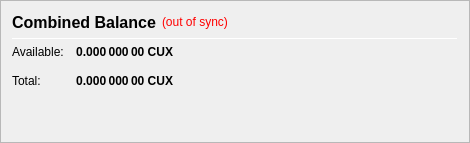
                   <widget class="QFrame" name="frame_CombinedBalances">
                    <property name="minimumSize">
                     <size>
                      <width>470</width>
                      <height>0</height>
                     </size>
                    </property>
                    <property name="frameShape">
                     <enum>QFrame::StyledPanel</enum>
                    </property>
                    <property name="frameShadow">
                     <enum>QFrame::Raised</enum>
                    </property>
                    <layout class="QVBoxLayout" name="verticalLayout_5">
                     <item>
                      <layout class="QHBoxLayout" name="horizontalLayout_5" stretch="0,0,0">
                       <item>
                        <widget class="QLabel" name="label_5z">
                         <property name="minimumSize">
                          <size>
                           <width>0</width>
                           <height>20</height>
                          </size>
                         </property>
                         <property name="font">
                          <font>
                           <pointsize>12</pointsize>
                           <weight>75</weight>
                           <bold>true</bold>
                          </font>
                         </property>
                         <property name="toolTip">
                          <string>Combined Balance (including unconfirmed and immature coins)</string>
                         </property>
                         <property name="text">
                          <string>Combined Balance</string>
                         </property>
                        </widget>
                       </item>
                       <item>
                        <widget class="QLabel" name="labelWalletStatus">
                         <property name="cursor">
                          <cursorShape>WhatsThisCursor</cursorShape>
                         </property>
                         <property name="toolTip">
                          <string>The displayed information may be out of date. Your wallet automatically synchronizes with the CruxCoin network after a connection is established, but this process has not completed yet.</string>
                         </property>
                         <property name="styleSheet">
                          <string notr="true">QLabel { color: red; }</string>
                         </property>
                         <property name="text">
                          <string notr="true">(out of sync)</string>
                         </property>
                         <property name="alignment">
                          <set>Qt::AlignLeading|Qt::AlignLeft|Qt::AlignVCenter</set>
                         </property>
                        </widget>
                       </item>
                       <item>
                        <spacer name="horizontalSpacer_1">
                         <property name="orientation">
                          <enum>Qt::Horizontal</enum>
                         </property>
                         <property name="sizeHint" stdset="0">
                          <size>
                           <width>40</width>
                           <height>20</height>
                          </size>
                         </property>
                        </spacer>
                       </item>
                      </layout>
                     </item>
                     <item>
                      <widget class="Line" name="line_CombinedBalance">
                       <property name="minimumSize">
                        <size>
                         <width>0</width>
                         <height>1</height>
                        </size>
                       </property>
                       <property name="maximumSize">
                        <size>
                         <width>16777215</width>
                         <height>1</height>
                        </size>
                       </property>
                       <property name="orientation">
                        <enum>Qt::Horizontal</enum>
                       </property>
                      </widget>
                     </item>
                     <item>
                      <layout class="QGridLayout" name="gridLayout_3">
                       <property name="spacing">
                        <number>12</number>
                       </property>
                       <item row="1" column="0">
                        <widget class="QLabel" name="labelBalanceTextz">
                         <property name="text">
                          <string>Available:</string>
                         </property>
                        </widget>
                       </item>
                       <item row="1" column="1">
                        <widget class="QLabel" name="labelBalancez">
                         <property name="font">
                          <font>
                           <weight>75</weight>
                           <bold>true</bold>
                          </font>
                         </property>
                         <property name="cursor">
                          <cursorShape>IBeamCursor</cursorShape>
                         </property>
                         <property name="toolTip">
                          <string>Your current spendable balance</string>
                         </property>
                         <property name="text">
                          <string notr="true">0.000 000 00 CUX</string>
                         </property>
                         <property name="alignment">
                          <set>Qt::AlignRight|Qt::AlignTrailing|Qt::AlignVCenter</set>
                         </property>
                         <property name="textInteractionFlags">
                          <set>Qt::LinksAccessibleByMouse|Qt::TextSelectableByKeyboard|Qt::TextSelectableByMouse</set>
                         </property>
                        </widget>
                       </item>
                       <item row="2" column="0">
                        <widget class="QLabel" name="labelTotalTextz">
                         <property name="text">
                          <string>Total:</string>
                         </property>
                        </widget>
                       </item>
                       <item row="2" column="1">
                        <widget class="QLabel" name="labelTotalz">
                         <property name="font">
                          <font>
                           <weight>75</weight>
                           <bold>true</bold>
                          </font>
                         </property>
                         <property name="cursor">
                          <cursorShape>IBeamCursor</cursorShape>
                         </property>
                         <property name="toolTip">
                          <string>Total Balance, including all unavailable coins.</string>
                         </property>
                         <property name="text">
                          <string notr="true">0.000 000 00 CUX</string>
                         </property>
                         <property name="alignment">
                          <set>Qt::AlignRight|Qt::AlignTrailing|Qt::AlignVCenter</set>
                         </property>
                         <property name="textInteractionFlags">
                          <set>Qt::LinksAccessibleByMouse|Qt::TextSelectableByKeyboard|Qt::TextSelectableByMouse</set>
                         </property>
                        </widget>
                       </item>
                       <item row="2" column="3">
                        <spacer name="horizontalSpacer_2">
                         <property name="orientation">
                          <enum>Qt::Horizontal</enum>
                         </property>
                         <property name="sizeHint" stdset="0">
                          <size>
                           <width>40</width>
                           <height>20</height>
                          </size>
                         </property>
                        </spacer>
                       </item>
                      </layout>
                     </item>
                     <item>
                      <spacer name="verticalSpacer_1">
                       <property name="orientation">
                        <enum>Qt::Vertical</enum>
                       </property>
                       <property name="sizeHint" stdset="0">
                        <size>
                         <width>20</width>
                         <height>40</height>
                        </size>
                       </property>
                      </spacer>
                     </item>
                    </layout>
                   </widget>
